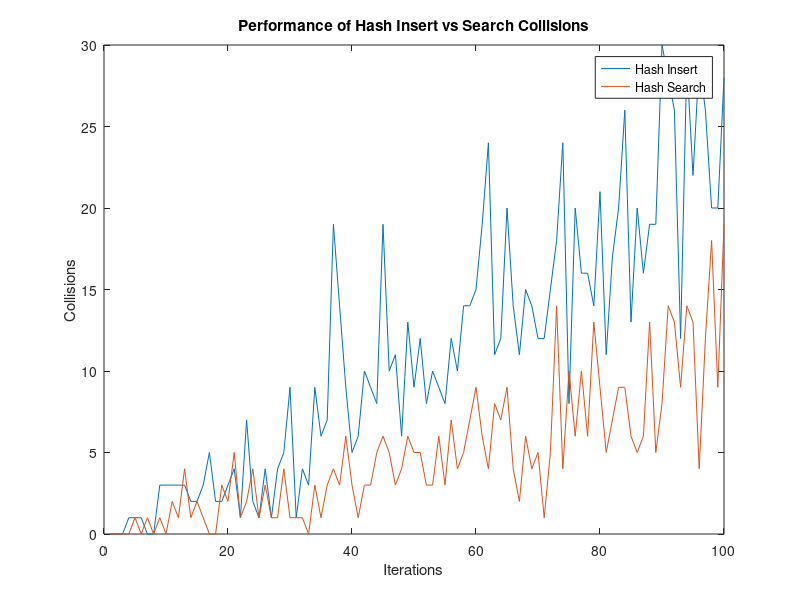

Source code (MATLAB):
clc 
close all 
clear all

Hash = csvread('insert_search_performance_hash_dataSetA.csv');
col1 = Hash(2, :);
col2 = Hash(4, :);
x = 1:1:100;
plot(x, col1)
hold on
plot(x, col2)
xlabel('Iterations');
ylabel('Collisions');
title('Performance of Hash Insert vs Search Collisions');
legend('Hash Insert', 'Hash Search');